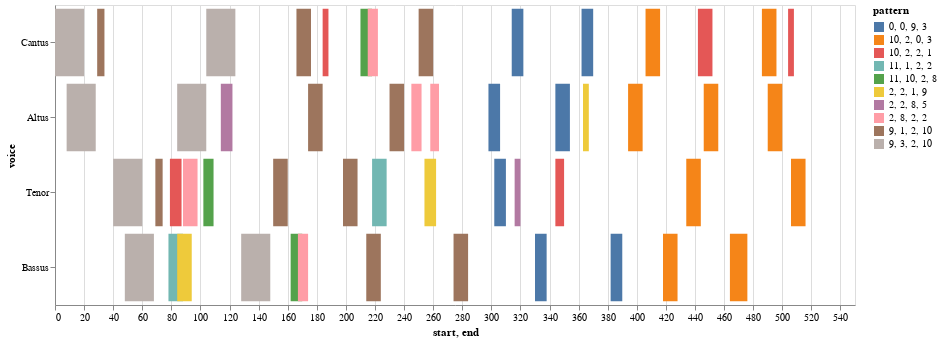

Notebook cell for this chart:
### Markdown cell above
## an initial view of the Model, with all entries

### Code cell
# select the model from the list
model = piece_list[0]
prefix = 'https://crimproject.org/mei/' 
# prefix = 'Music_Files/'
url = prefix + model
model = importScore(url)

# find entries for model
nr = model.notes(combineUnisons=combineUnisons)
mel = model.melodic(df=nr, kind=kind, compound=False, unit=0, end=False)
mod_mel_ngrams = model.ngrams(df=mel, n=n)
mod_entry_ngrams = model.entries(df=mel, n=n, thematic=True, anywhere=True)
mod_mel_ngrams_duration = model.durations(df=mel, n=n, mask_df=mod_entry_ngrams)
mod_entries_stack = list(mod_entry_ngrams.stack().unique())

print(model.metadata)

display(viz.plot_ngrams_heatmap(mod_entry_ngrams, mod_mel_ngrams_duration, 
                        selected_patterns=mod_entries_stack,
                        voices=[]))

### Figure 1 — Vega-Lite specification as saved in the notebook (floating-point values rounded to 4 significant figures)
{"config": {"view": {"continuousWidth": 400, "continuousHeight": 300}}, "data": {"name": "data-b70102e0a642cb5b9e4c2edc01a9fcfb"}, "mark": "bar", "encoding": {"color": {"field": "pattern", "type": "nominal"}, "opacity": {"condition": {"value": 1, "selection": "selector001"}, "value": 0.2}, "tooltip": [{"field": "start", "type": "quantitative"}, {"field": "end", "type": "quantitative"}, {"field": "pattern", "type": "nominal"}], "x": {"field": "start", "type": "quantitative"}, "x2": {"field": "end"}, "y": {"field": "voice", "sort": null, "type": "nominal"}}, "height": 300, "selection": {"selector001": {"type": "multi", "fields": ["pattern"]}}, "width": 800, "$schema": "https://vega.github.io/schema/vega-lite/v4.17.0.json", "datasets": {"data-b70102e0a642cb5b9e4c2edc01a9fcfb": [{"start": 0.0, "voice": "Cantus", "pattern": "9, 3, 2, 10", "end": 20.0}, {"start": 29.0, "voice": "Cantus", "pattern": "9, 1, 2, 10", "end": 34.0}, {"start": 104.0, "voice": "Cantus", "pattern": "9, 3, 2, 10", "end": 124.0}, {"start": 166.0, "voice": "Cantus", "pattern": "9, 1, 2, 10", "end": 176.0}, {"start": 184.0, "voice": "Cantus", "pattern": "10, 2, 2, 1", "end": 188.0}, {"start": 210.0, "voice": "Cantus", "pattern": "11, 10, 2, 8", "end": 218.0}, {"start": 215.0, "voice": "Cantus", "pattern": "2, 8, 2, 2", "end": 222.0}, {"start": 250.0, "voice": "Cantus", "pattern": "9, 1, 2, 10", "end": 260.0}, {"start": 314.0, "voice": "Cantus", "pattern": "0, 0, 9, 3", "end": 322.0}, {"start": 362.0, "voice": "Cantus", "pattern": "0, 0, 9, 3", "end": 370.0}, {"start": 406.0, "voice": "Cantus", "pattern": "10, 2, 0, 3", "end": 416.0}, {"start": 442.0, "voice": "Cantus", "pattern": "10, 2, 2, 1", "end": 452.0}, {"start": 486.0, "voice": "Cantus", "pattern": "10, 2, 0, 3", "end": 496.0}, {"start": 504.0, "voice": "Cantus", "pattern": "10, 2, 2, 1", "end": 508.0}, {"start": 8.0, "voice": "Altus", "pattern": "9, 3, 2, 10", "end": 28.0}, {"start": 84.0, "voice": "Altus", "pattern": "9, 3, 2, 10", "end": 104.0}, {"start": 114.0, "voice": "Altus", "pattern": "2, 2, 8, 5", "end": 122.0}, {"start": 174.0, "voice": "Altus", "pattern": "9, 1, 2, 10", "end": 184.0}, {"start": 230.0, "voice": "Altus", "pattern": "9, 1, 2, 10", "end": 240.0}, {"start": 245.0, "voice": "Altus", "pattern": "2, 8, 2, 2", "end": 252.0}, {"start": 258.0, "voice": "Altus", "pattern": "2, 8, 2, 2", "end": 264.0}, {"start": 298.0, "voice": "Altus", "pattern": "0, 0, 9, 3", "end": 306.0}, {"start": 344.0, "voice": "Altus", "pattern": "0, 0, 9, 3", "end": 354.0}, {"start": 363.0, "voice": "Altus", "pattern": "2, 2, 1, 9", "end": 367.0}, {"start": 394.0, "voice": "Altus", "pattern": "10, 2, 0, 3", "end": 404.0}, {"start": 446.0, "voice": "Altus", "pattern": "10, 2, 0, 3", "end": 456.0}, {"start": 490.0, "voice": "Altus", "pattern": "10, 2, 0, 3", "end": 500.0}, {"start": 40.0, "voice": "Tenor", "pattern": "9, 3, 2, 10", "end": 60.0}, {"start": 69.0, "voice": "Tenor", "pattern": "9, 1, 2, 10", "end": 74.0}, {"start": 79.0, "voice": "Tenor", "pattern": "10, 2, 2, 1", "end": 87.0}, {"start": 88.0, "voice": "Tenor", "pattern": "2, 8, 2, 2", "end": 98.0}, {"start": 102.0, "voice": "Tenor", "pattern": "11, 10, 2, 8", "end": 109.0}, {"start": 150.0, "voice": "Tenor", "pattern": "9, 1, 2, 10", "end": 160.0}, {"start": 198.0, "voice": "Tenor", "pattern": "9, 1, 2, 10", "end": 208.0}, {"start": 218.0, "voice": "Tenor", "pattern": "11, 1, 2, 2", "end": 228.0}, {"start": 254.0, "voice": "Tenor", "pattern": "2, 2, 1, 9", "end": 262.0}, {"start": 302.0, "voice": "Tenor", "pattern": "0, 0, 9, 3", "end": 310.0}, {"start": 316.0, "voice": "Tenor", "pattern": "2, 2, 8, 5", "end": 320.0}, {"start": 344.0, "voice": "Tenor", "pattern": "10, 2, 2, 1", "end": 350.0}, {"start": 434.0, "voice": "Tenor", "pattern": "10, 2, 0, 3", "end": 444.0}, {"start": 506.0, "voice": "Tenor", "pattern": "10, 2, 0, 3", "end": 516.0}, {"start": 48.0, "voice": "Bassus", "pattern": "9, 3, 2, 10", "end": 68.0}, {"start": 78.0, "voice": "Bassus", "pattern": "11, 1, 2, 2", "end": 88.0}, {"start": 84.0, "voice": "Bassus", "pattern": "2, 2, 1, 9", "end": 94.0}, {"start": 128.0, "voice": "Bassus", "pattern": "9, 3, 2, 10", "end": 148.0}, {"start": 162.0, "voice": "Bassus", "pattern": "11, 10, 2, 8", "end": 170.0}, {"start": 167.0, "voice": "Bassus", "pattern": "2, 8, 2, 2", "end": 174.0}, {"start": 214.0, "voice": "Bassus", "pattern": "9, 1, 2, 10", "end": 224.0}, {"start": 274.0, "voice": "Bassus", "pattern": "9, 1, 2, 10", "end": 284.0}, {"start": 330.0, "voice": "Bassus", "pattern": "0, 0, 9, 3", "end": 338.0}, {"start": 382.0, "voice": "Bassus", "pattern": "0, 0, 9, 3", "end": 390.0}, {"start": 418.0, "voice": "Bassus", "pattern": "10, 2, 0, 3", "end": 428.0}, {"start": 464.0, "voice": "Bassus", "pattern": "10, 2, 0, 3", "end": 476.0}]}}
